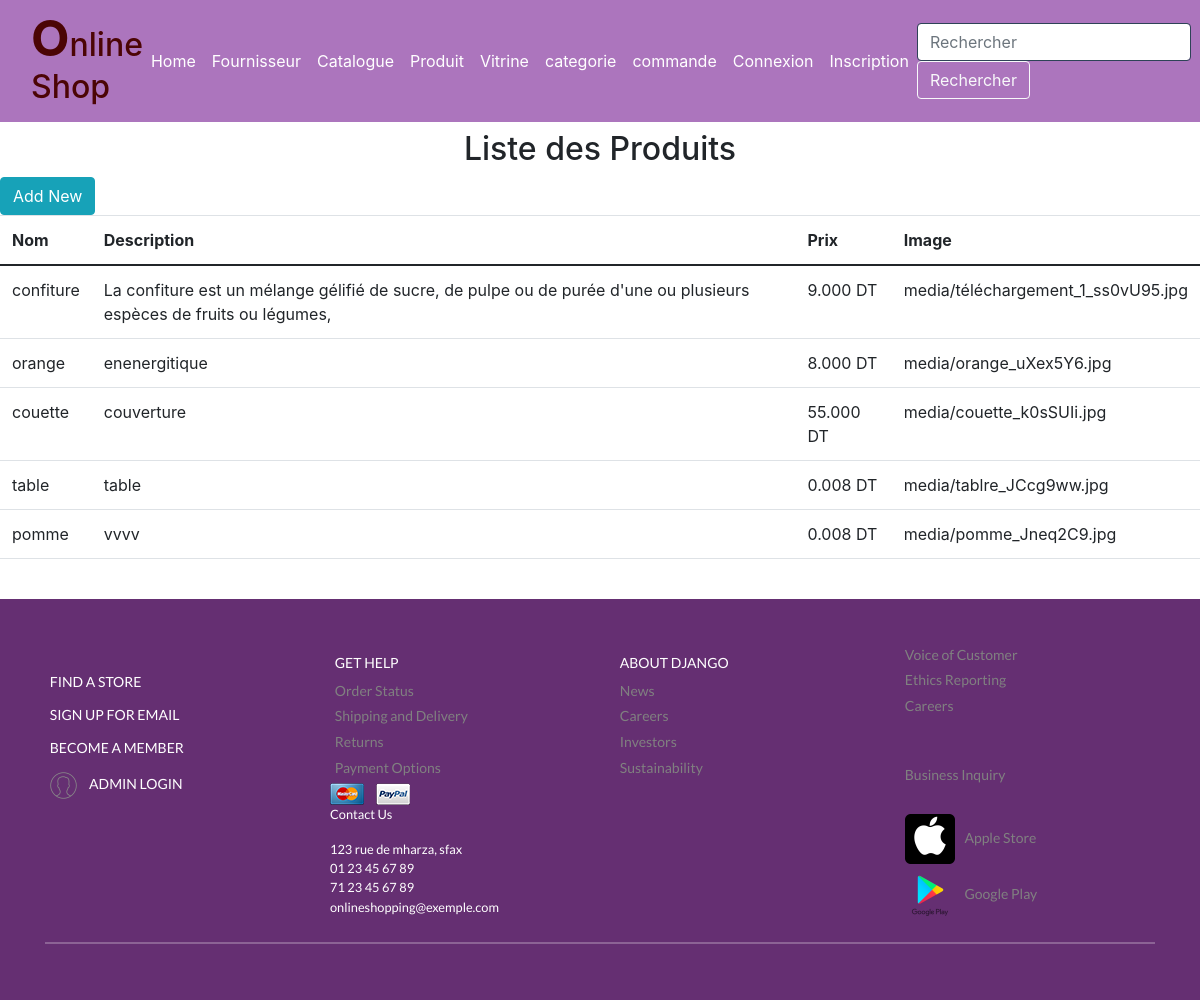
The page /magasin/lprod/ on the database its author committed.
### magasin/models.py (models this page shows)
class Produit (models.Model) :
    libellé=models.CharField(max_length=100)
    description=models.TextField(default='Non définie')
    prix =models.DecimalField(max_digits=10,decimal_places=3)
    TYPE_CHOICES=[('em','emballé'),('fr','Frais'),('cs','Conserve')]
    type=models.CharField(max_length=2,choices=TYPE_CHOICES,default='em')
    img = models.ImageField(blank=True, upload_to='media/')
    catégorie=models.ForeignKey('Categorie',on_delete=models.CASCADE,null=True)# « plusieurs à un »
    Fournisseur=models.ForeignKey('Fournisseur',on_delete=models.CASCADE,null=True)
    commande_produit = models.ManyToManyField('Commande', blank=True)
    stock = models.PositiveIntegerField()

### magasin/views.py (the view)
# urls.py: path('lprod/', views.lprod, name='lprod'),
def lprod(request):
    product =Produit.objects.all()
    context={'product':product}
    return render(request,'magasin/lprod.html',{'product':product})

### magasin/templates/magasin/lprod.html
{% extends "magasin/base.html" %}
{% block content %}
<div class="module">
    <center> <h2> Liste des Produits</h2></center>
    <a href="{% url 'magasin:majProduits' %}" class="btn btn-sn btn-info">Add New</a></br>
    <table class="table">
        <thead>
            <tr>
                <th>Nom</th>
                <th> Description </th>
                <th>Prix</th>
                <th>Image</th>
            </tr>
        </thead>
        <tbody>
            {% for p in product %}
            <tr>
                <td> {{p.libellé }} </td>
                <td>{{p.description }}</td>
                <td>{{p.prix }} DT</td>
                <td>{{p.img }}</td>
            </tr>
            {% endfor %}
        </tbody>
    </table>
</div>
{% endblock %}

### magasin/templates/magasin/base.html (shortened to what this page needs)
{% load static %}
<!DOCTYPE html>
<html lang="en">
<head>
		<meta(http-equiv="X-UA-Compatible" content="IE=edge")>
    <meta(name="author" content="buckymaler.com")>
		<link(rel="stylesheet" href="assets/css/main.css")>
<link rel='stylesheet' type='text/css' media='screen' href="{% static 'css/base.css'%}">
<link href="https://cdn.jsdelivr.net/npm/bootstrap@5.0.0-beta2/dist/css/bootstrap.min.css"rel="stylesheet"
integrity="sha384-BmbxuPwQa2lc/FVzBcNJ7UAyJxM6wuqIj61tLrc4wSX0szH/Ev+nYRRuWlolflfl">
<link rel="stylesheet" href="https://stackpath.bootstrapcdn.com/bootstrap/4.1.0/css/bootstrap.min.css">
<link rel="stylesheet" href="https://maxcdn.bootstrapcdn.com/bootstrap/4.3.1/css/bootstrap.min.css">
</head>
</head>
<body class="animsition">
    <nav class="navbar navbar-expand-md "style="background:#ac75bd;">
        <div class="container-fluid">
          <a  class="logo">
            <h2 style="color: rgb(75, 5, 5); "><b style="font-size: 50px;">O</b>nline Shop</h2>
          </a>
          <div class="collapse navbar-collapse" id="navbarColor01">
            <ul class="navbar-nav me-auto mb-2 mb-lg-0">
              <li class="nav-item active">
                <a class="nav-link " aria-current="page"href="{% url 'magasin:index' %}"style="color: white;">Home</a>
              </li>
              <li class="nav-item active">
                <a class="nav-link" href="{% url 'magasin:Lfournisseur' %}" data-bs-toggle="dropdown" aria-expanded="false"style="color: white;">Fournisseur
                </a>
              </li>
              <li class="nav-item active">
                <a class="nav-link" href="{% url 'magasin:catalogue' %}"style="color: white;">Catalogue</a>
              </li>
              <li class="nav-item active">
                <a class="nav-link" href="{% url 'magasin:majProduits' %}"style="color: white;">Produit</a>
              </li>
              <li class="nav-item active">
                <a class="nav-link" href="{% url 'magasin:vitrine' %}"style="color: white;">Vitrine</a>
              </li>
              <li class="nav-item active">
                <a class="nav-link" href="{% url 'magasin:categorie_list' %}"style="color: white;">categorie</a>
              </li>
              <li class="nav-item">
                <li class="nav-item active">
                  <a class="nav-link" href="{% url 'magasin:ajouter_produit' %}"style="color: white;">commande</a>
                </li>
            </ul>
            <ul class="navbar-nav ml-auto">
              {% if user.is_authenticated %}
              <li class="nav-item active">
                <a class="nav-link" href="{% url 'magasin:user' %}"style="color: white;">
                  <img src="{% static 'favicon.png' %}">   {{user}} ,</a>
                </li>
              <li class="nav-item active">
              <a class="nav-link" href="{% url 'magasin:logout' %}"class="btn btn-danger"style="color: white;">Déconnexion</a>
              </li>
              {% else %}
              <li class="nav-item active">
              <a class="nav-link" href="{% url 'magasin:login' %}"style="color: white;">Connexion</a>
              </li>
              <li class="nav-item active">
              <a class="nav-link" href="{% url 'magasin:register' %}"style="color: white;">Inscription</a>
              </li>
              {% endif %}
            </ul>
            <form class="form-inline my-2 my-lg-0">
              <input class="form-control mr-sm-2" type="search" placeholder="Rechercher" aria-label="Rechercher">
              <button class="btn btn-outline-light my-2 my-sm-0" type="submit">Rechercher</button>
            </form>
          </div>
        </div>
      </nav>
      <div class="mt-2">
{% block content %}
{% endblock %}
</body>
<br>
<footer>
<footer id="footer-main">
    <div class="container">
      <div class="row">
        <div class="col-sm-3">
            <br>
            <h6 class="mt-3"><a href="">FIND A STORE</a></h6>
            <h6 class="mt-3"><a href="">SIGN UP FOR EMAIL</a></h6>
            <h6 class="mt-3"><a href="">BECOME A MEMBER</h6>
            <h6 class="mt-3"><a href="/admin/">
              <img src="{% static 'icon-header-01.png' %}"alt="Payment Options">
              ADMIN LOGIN</a></h6>
        </div>
        <div class="col-sm-3">
            <h6 class="mt-3"><a href="">GET HELP</a></h6>
            <a href="">Order Status</a>
            <a href="">Shipping and Delivery</a>
            <a href="">Returns</a>
            <a href="">Payment Options</a>
            <img src="{% static 'mastercard.png' %}"alt="Payment Options">
            <img src="{% static 'paypal.png' %}"alt="Payment Options"><br>
            <p>Contact Us</p>123 rue de mharza, sfax<br>
            01 23 45 67 89<br>
            71 23 45 67 89<br>
            onlineshopping@exemple.com
        </div>
        <div class="col-sm-3">
            <h6 class="mt-3"><a href="">ABOUT DJANGO</a></h6>
            <a href="">News</a>
            <a href="">Careers</a>
            <a href="">Investors</a>
            <a href="">Sustainability</a>
        </div>
        <div class="col-sm-3">
          <a href="">Voice of Customer</a>
          <a href="">Ethics Reporting</a>
          <a href="">Careers</a>
          <br><br>
          <a href="">Business Inquiry</a>
          <br>
          <a href="" class="ico">
            <img src="{% static 'RR.png' %}"alt="">Apple Store</a>
          <a href="" class="ico">
            <img src="{% static 'Rz.png' %}"alt="">Google Play</a>
        </div>
      </div>
      <hr>
    </div>
  </footer>
</footer>
</html>

### magasin/templates/magasin/base.html (style rules this page uses)
.form-control { display: block; width: 100%; height: calc(1.5em + .75rem + 2px); padding: .375rem .75rem; font-size: 1rem; font-weight: 400; line-height: 1.5; color: #495057; background-color: #fff; background-clip: padding-box; border: 1px solid #2e4357 !important; border-radius: .25rem; transition: border-color .15s ease-in-out,box-shadow .15s ease-in-out; }
#footer-main { background: #652f72; color: white; font-size: 0.8rem; padding: 2.5rem 0; font-family: 'Lato', sans-serif; }
#footer-main a { font-size: 14px; display: block; margin: 0.3rem; color: grey; }
#footer-main h6 a { color: white; }
#footer-main hr { margin-top: 1rem; margin-bottom: 1rem; border: 0; border-top: 1px solid white; }
#footer-main img { margin-right: 0.6rem; }

### rows shown on the page
Produit: libellé "confiture", description "La confiture est un mélange gélifié de sucre, de pulpe ou de purée d'une ou plusieurs espèces de fruits ou légumes,", prix "9.000", img "media/téléchargement_1_ss0vU95.jpg"
Produit: libellé "orange", description "enenergitique", prix "8.000", img "media/orange_uXex5Y6.jpg"
Produit: libellé "couette", description "couverture", prix "55.000", img "media/couette_k0sSUIi.jpg"
Produit: libellé "table", description "table", prix "0.008", img "media/tablre_JCcg9ww.jpg"
Produit: libellé "pomme", description "vvvv", prix "0.008", img "media/pomme_Jneq2C9.jpg"
